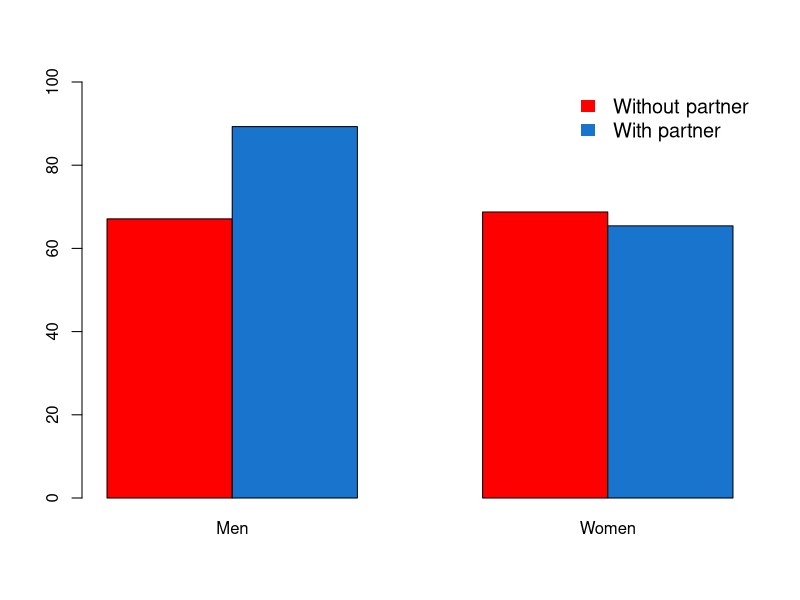
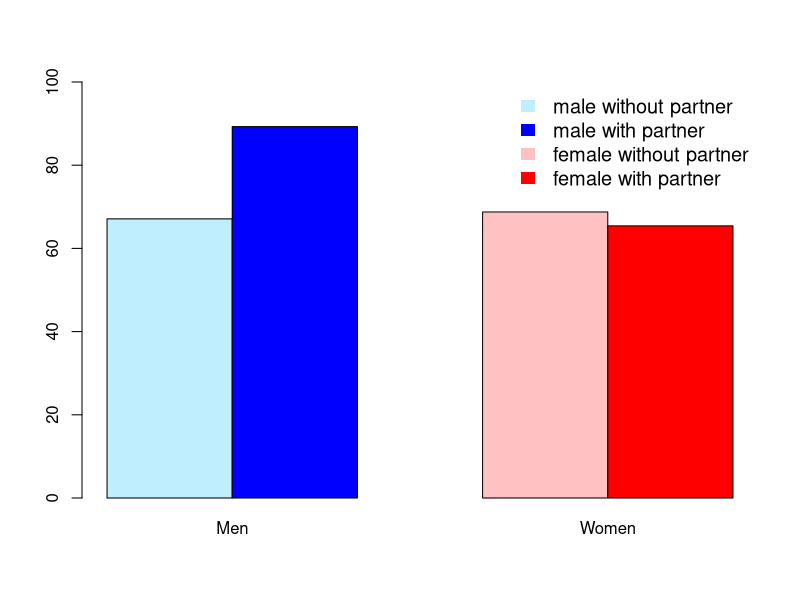
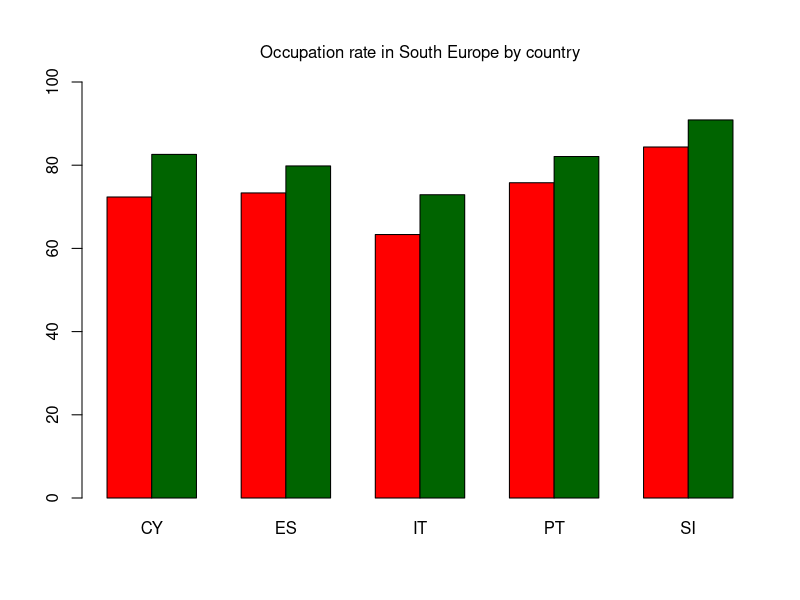
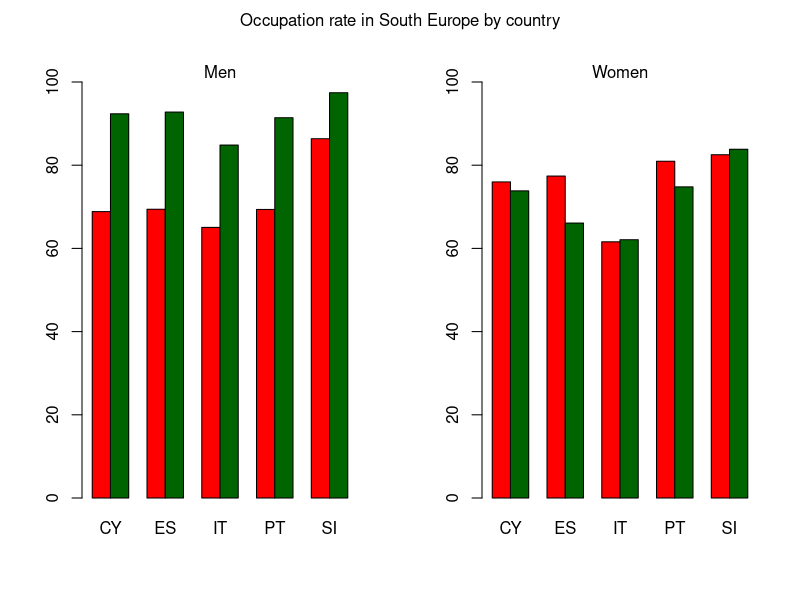
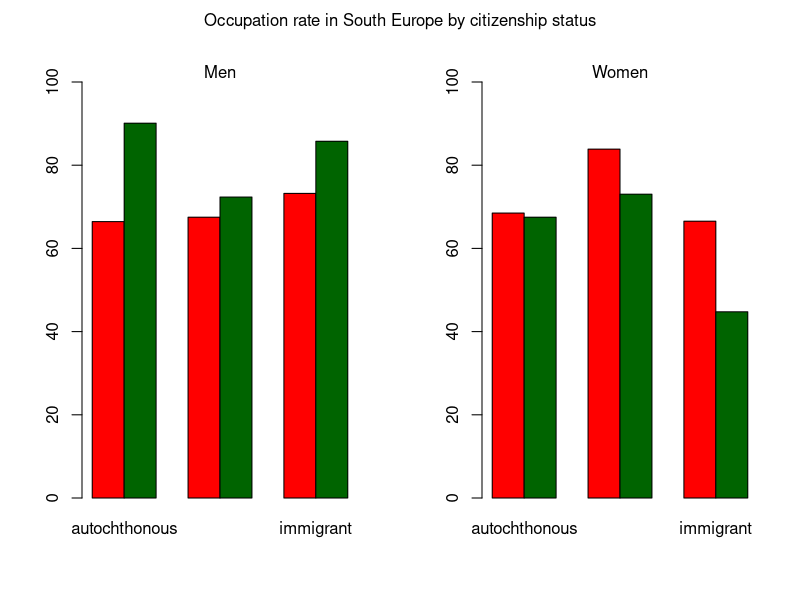

Recreate these plots in R, in order.
# - - - - - - - - - - EXPLORATIVE DATA ANALYSIS - PARTNER - - - - - - - - - - #

# Does having a partner affect the employment rate?

#### load the dataset ####

work <- read.csv('Data_Cleaning/data_work.csv', header = T)

# Focus on south Europe
work <- work[work$rgn == 'South Europe', ]
work$rgn <- NULL

# Extract vector containing the countries labels
work$cntry <- as.factor(work$cntry)
work$cntry <- droplevels(work$cntry)
country <-  levels(work$cntry)

# Merge native and autochthonous
work$ctzmod[work$ctzmod == 'native'] <- 'autochthonous'

# Convert ctzmod in factor and drop levels
work$ctzmod <- as.factor(work$ctzmod)
work$ctzmod <- droplevels(work$ctzmod)
citizenship <- levels(work$ctzmod)

# Convert prtnr in factor and drop levels
work$prtnr <- as.factor(work$prtnr)

#### Define the weights design ####
library(survey)

design <- svydesign(ids = ~psu, strata = ~stratum, weights = ~anweight, nest = T, 
                    data = work)



#### Employment rate by gender in South Europe ####

partner.male.tab <- svytable(~prtnr+pdwrk, subset(design, gndr == 'male'))
partner.female.tab <- svytable(~prtnr+pdwrk, subset(design, gndr == 'female'))
partner.male <- partner.male.tab[,2]/rowSums(partner.male.tab)*100
partner.female <- partner.female.tab[,2]/rowSums(partner.female.tab)*100

rm(partner.male.tab, partner.female.tab)



# PLOT

partner <- cbind(partner.male, partner.female)
colnames(partner) <- c('Men', 'Women')

par(mfrow = c(1,1))
barplot(partner,
        ylim = c(0,100),
        beside = T,
        col = c('red', 'dodgerblue3'))
#mtext('Occupation rate in South Europe', side=3, line = 1)
legend('topright', legend = c('Without partner', 'With partner'), 
       fill = c('red','dodgerblue3'), 
       border = NA, 
       cex = 1.2,
       bty = 'n')



par(mfrow = c(1,1))
barplot(partner,
        ylim = c(0,100),
        beside = T,
        col = c('lightblue1', 'blue', 'rosybrown1', 'red'))
#mtext('Occupation rate in South Europe', side=3, line = 1)
legend('topright', legend = c('male without partner', 'male with partner', 
                              'female without partner', 'female with partner'), 
       fill =c('lightblue1', 'blue', 'rosybrown1', 'red'), 
       border = NA, 
       cex = 1.2,
       bty = 'n')


#### PRTNR: Difference between countries WITHOUT GENDER ####

partner.south.NOgender <- NULL
for( cnt in country){
  tabnostd <- svytable(~prtnr+pdwrk, subset(design, cntry == cnt))
  tabnostd <- tabnostd[,2]/rowSums(tabnostd)*100
  partner.south.NOgender <- cbind(partner.south.NOgender, tabnostd)
}
colnames(partner.south.NOgender) <- country

rm(tabnostd)



# PLOT

par(mfrow = c(1,1))
barplot(partner.south.NOgender,
        ylim = c(0,100),
        beside = T,
        col = c('red', 'darkgreen'))
mtext('Occupation rate in South Europe by country', side=3, line = 1)



#### PRTNR: Difference between countries WITH GENDER ####


partner.south.male <- partner.south.female <- NULL
for( cnt in country){
  tabnostd.male <- svytable(~prtnr+pdwrk, subset(design, gndr == 'male' & cntry == cnt))
  tabnostd.male <- tabnostd.male[,2]/rowSums(tabnostd.male)*100
  partner.south.male <- cbind(partner.south.male, tabnostd.male)
  
  tabnostd.female <- svytable(~prtnr+pdwrk, subset(design, gndr == 'female' & cntry == cnt))
  tabnostd.female <- tabnostd.female[,2]/rowSums(tabnostd.female)*100
  partner.south.female <- cbind(partner.south.female, tabnostd.female)
}
colnames(partner.south.male) <- country
colnames(partner.south.female) <- country

rm(tabnostd.male, tabnostd.female)



# PLOT

par(mfrow = c(1,2))
barplot(partner.south.male,
        ylim = c(0,100),
        beside = T,
        col = c('red', 'darkgreen'))
mtext('Men', side=3, line = 0)
barplot(partner.south.female,
        ylim = c(0,100),
        beside = T,
        col = c('red', 'darkgreen'))
mtext('Women', side=3, line = 0)
mtext('Occupation rate in South Europe by country', outer=T, side=3, line = -1.5)


#### PRTNR: Difference between countries WITH citizenship ####

partner.citizenship.NOgender <- NULL
for( ctz in citizenship){
  tabnostd <- svytable(~prtnr+pdwrk, subset(design, ctzmod == ctz))
  tabnostd <- tabnostd[,2]/rowSums(tabnostd)*100
  partner.citizenship.NOgender <- cbind(partner.citizenship.NOgender, tabnostd)
}
colnames(partner.citizenship.NOgender) <- citizenship

partner.citizenship.male <- partner.citizenship.female <- NULL
for( ctz in citizenship){
  tabnostd.male <- svytable(~prtnr+pdwrk, subset(design, gndr == 'male' & ctzmod == ctz))
  tabnostd.male <- tabnostd.male[,2]/rowSums(tabnostd.male)*100
  partner.citizenship.male <- cbind(partner.citizenship.male, tabnostd.male)
  
  tabnostd.female <- svytable(~prtnr+pdwrk, subset(design, gndr == 'female' & ctzmod == ctz))
  tabnostd.female <- tabnostd.female[,2]/rowSums(tabnostd.female)*100
  partner.citizenship.female <- cbind(partner.citizenship.female, tabnostd.female)
}
colnames(partner.citizenship.male) <- citizenship
colnames(partner.citizenship.female) <- citizenship

rm(tabnostd, tabnostd.male, tabnostd.female)



# PLOT

par(mfrow = c(1,2))
barplot(partner.citizenship.male,
        ylim = c(0,100),
        beside = T,
        col = c('red', 'darkgreen'))
mtext('Men', side=3, line = 0)
barplot(partner.citizenship.female,
        ylim = c(0,100),
        beside = T,
        col = c('red', 'darkgreen'))
mtext('Women', side=3, line = 0)
mtext('Occupation rate in South Europe by citizenship status', outer=T, side=3, line = -1.5)


rm(cnt, ctz)
